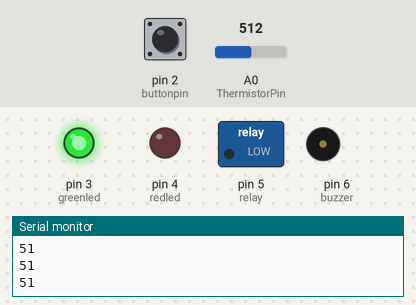
Bench run of a sketch on a simulated Arduino Uno, built with avr-gcc and run on an emulated ATmega328P. Shown: switched loads named in the sketch (green lamp = pin HIGH), output pins drawn as LEDs (lit = HIGH), buzzer (waves = sounding, pin HIGH), the last lines printed to the serial monitor. The test bench sets the inputs (shaded band); at power-on: pin 2 (buttonpin) LOW, A0 (ThermistorPin) = 512.

Above: at 1.3 s.
1.4 s: pin 2 (buttonpin) pulled HIGH for 0.6 s
At 2.8 s:
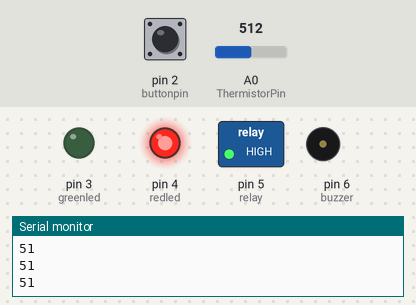
3.5 s: A0 (ThermistorPin) set to 1023
6.5 s: A0 (ThermistorPin) set to 1000
At 7.2 s:
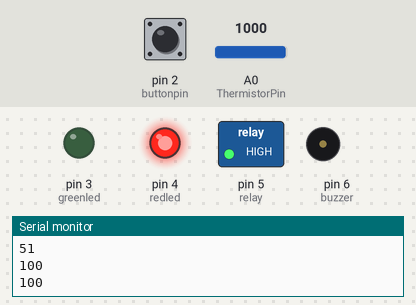
8.0 s: A0 (ThermistorPin) set to 1023
At 9.5 s:
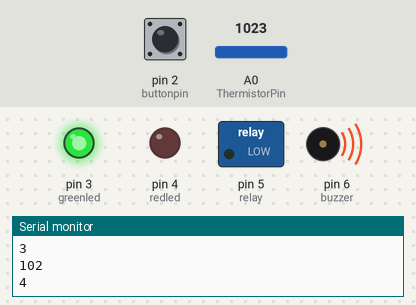
Timing chart, 0 to 12.0 s (numbered marks = the images above; inputs shaded):
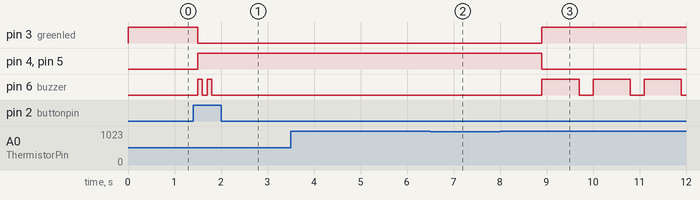

Measured:
- after the input at 1.4 s, pin 3 (greenled): HIGH → LOW after 0.10 s; pin 4 (redled), pin 5 (relay): LOW → HIGH after 0.10 s; pin 6 (buzzer): alternates HIGH for 0.10 s and LOW for 0.10 s, 4 changes in all, then stays LOW, starting after 0.10 s
- after the input at 3.5 s, every drawn part: stays the same
- after the input at 6.5 s, pin 3 (greenled), pin 6 (buzzer): stays LOW (without the input it goes to HIGH after 0.40 s); pin 4 (redled), pin 5 (relay): stays HIGH (without the input it goes to LOW after 0.40 s)
- after the input at 8.0 s, pin 3 (greenled): LOW → HIGH after 0.90 s; pin 4 (redled), pin 5 (relay): HIGH → LOW after 0.90 s; pin 6 (buzzer): alternates HIGH for 0.80 s and LOW for 0.30 s, starting after 0.90 s

The sketch:

coffee_machine2.ino
```cpp
const int buttonpin = 2;
int greenled = 3;
int redled = 4;
int buzzer = 6;
int relay = 5;
int i;
int ThermistorPin = A0;
long buttonTimer = 0;
int buttonTimer0 = 0;
bool Vo0 = false;
void setup() {
  pinMode(buttonpin, INPUT);
  pinMode(greenled, OUTPUT);
  pinMode(redled, OUTPUT);
  pinMode(buzzer, OUTPUT);
  pinMode(relay, OUTPUT);
  Serial.begin(9600);
}


void turn_on(){
  digitalWrite(greenled, LOW);
  digitalWrite(redled, HIGH);
  digitalWrite(relay, HIGH);
  for(i=0; i<=1; i++){
    digitalWrite(buzzer, HIGH);
    delay(100);
    digitalWrite(buzzer, LOW);
    delay(100);
  }
}


void time850s(){
  delay(85000);
  //delay(1000);
}


void sensor(){
  int Vo = analogRead(ThermistorPin);
  Vo/=10;
  if (Vo>=100){
    digitalWrite(greenled, HIGH);
  digitalWrite(redled, LOW);
  digitalWrite(relay, LOW);
  for(i=0; i<=5; i++){
    digitalWrite(buzzer, HIGH);
    delay(800);
    digitalWrite(buzzer, LOW);
    delay(300);
  }
  }
}


void turn_off(){
  digitalWrite(greenled, HIGH);
  digitalWrite(redled, LOW);
  digitalWrite(relay, LOW);
  for(i=0; i<=5; i++){
    digitalWrite(buzzer, HIGH);
    delay(800);
    digitalWrite(buzzer, LOW);
    delay(300);
  }
}


void loop() {
int val = digitalRead(buttonpin);
if(val == HIGH){
//turn_on();
digitalWrite(greenled, LOW);
  digitalWrite(redled, HIGH);
  digitalWrite(relay, HIGH);
  for(i=0; i<=1; i++){
    digitalWrite(buzzer, HIGH);
    delay(100);
    digitalWrite(buzzer, LOW);
    delay(100);
  }

  delay(5000);
  //sensor();
 int Vo = analogRead(ThermistorPin);
  Vo/=10;
   Serial.println(Vo);
  while(Vo<101){
    Vo = analogRead(ThermistorPin);
    Vo/=10;
    Serial.println(Vo);
    if(Vo == 94)
  Vo0=true;
    delay(500);
    digitalWrite(redled, HIGH);
    buttonTimer0 ++;
    Serial.println(buttonTimer0);
 if ((buttonTimer0 >=100)&&(Vo0 == false)){
  Serial.println(millis()/1000);
  buttonTimer0 =0;
    digitalWrite(greenled, HIGH);
  digitalWrite(redled, LOW);
  digitalWrite(relay, LOW);

    digitalWrite(buzzer, HIGH);
    delay(3000);
    digitalWrite(buzzer, LOW);
    delay(300);
    break;
  }
  }
  if (Vo>=100){
    //turn_off();
    digitalWrite(greenled, HIGH);
  digitalWrite(redled, LOW);
  digitalWrite(relay, LOW);
  buttonTimer0 =0;
  for(i=0; i<=5; i++){
    digitalWrite(buzzer, HIGH);
    delay(800);
    digitalWrite(buzzer, LOW);
    delay(300);
  }
  }

  /*if ((millis() >=200)&&(Vo<98)){
    digitalWrite(greenled, HIGH);
  digitalWrite(redled, LOW);
  digitalWrite(relay, LOW);

    digitalWrite(buzzer, HIGH);
    delay(1500);
    digitalWrite(buzzer, LOW);
    delay(300);
  }*/
//time850s();
}
else
  digitalWrite(greenled, HIGH);
  int Vo = analogRead(ThermistorPin);
  Vo/=10;
   Serial.println(Vo);
   delay(500);
}
```
